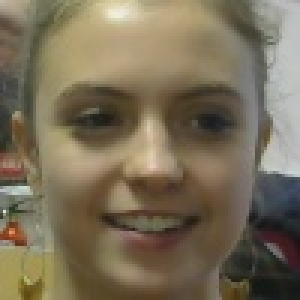
//> input picture face_recognition/test/180.jpg, 100 x 100 px, given in place of the camera (shown 3 times larger)
$ ./face_detection   (built with g++ and OpenCV 4)
//> lines starting //> are read from the running program, lines starting //| are printed output that depends on the picture; after the words box and inside, x2 and y2 are one past the last pixel; in counts of white or black regions, pixels touching at a corner belong together
/*
This code detect multiple faces in a image
If you want to save the faces images to build the faces database put the name of
  the forder name you want to create in parameter
If you don't want to save images, DON'T use parameter
*/

#include "opencv/highgui.h"
#include "opencv/cv.h"
#include <iostream>
#include <stdio.h>
#include <stdlib.h>
#include <string>
#include <sys/types.h>
#include <sys/stat.h>
#include <unistd.h>

using namespace std;
using namespace cv;

#define IMAGE_SIZE 200
#define SCALE_COEF 2.2

struct stat st = {0};

int nb_images = 0;

Mat detect_faces(Mat frame_origin, String folder, CascadeClassifier face_cascade, CascadeClassifier eyes_cascade);


int main(int argc, char const *argv[]) {

  VideoCapture capture;
  Mat frame;

  //check if parameter for folder name
  String folder = "./data2/";
  String instruction = "mkdir ";
  if(argc > 1){
    folder += (String)argv[1];
    instruction += folder;
    system(instruction.c_str());
    cout << folder << endl;
    mkdir(folder.c_str(), 0777);
  }

  //Create and load the face and eyes classifier
  CascadeClassifier face_cascade;
  CascadeClassifier eyes_cascade;

  if(!face_cascade.load("./file/haarcascade_frontalface_alt.xml")){
    printf("\tError loading face cascade !\n");
    return -1;
  };
  if(!eyes_cascade.load("./file/haarcascade_eye_tree_eyeglasses.xml")){
    printf("\tError loading eyes cascade !\n");
    return -1;
  };

  //Open the video stream
  capture.open(-1);
  if (!capture.isOpened()){
    printf("\tError opening video capture !\n");
    return -1;
  }

  //Create and setup the windows
  namedWindow("Origin", WINDOW_NORMAL);
  moveWindow("Origin", 0, 0);
  resizeWindow("Origin", 640, 480);
  namedWindow("Faces detection", WINDOW_NORMAL);
  moveWindow("Faces detection", 710, 0);
  resizeWindow("Faces detection", 640, 480);

  //Begin the image processing of the video stream
  while (capture.read(frame)){
//> frame is the input picture: 100 rows x 100 cols, CV_8UC3; mean B, G, R 87.8, 110.4, 121.9
    if(frame.empty()){
      printf("\tError while reading the video stream !");
      break;
    }

    //Detect the faces and the eyes using the 2 classifier
    Mat face_detected = detect_faces(frame, folder, face_cascade, eyes_cascade);

    imshow("Origin", frame);
    imshow("Faces detection", face_detected);

    int c = waitKey(10);
    if((char)c == 27)  //escape
      break;
  }

  destroyAllWindows();

  return 0;
}

/*
This fonction detect faces and eyes on frame_origin using face and eyes classifier
It return a image with the faces and eyes surrounded
*/
Mat detect_faces(Mat frame_origin, String folder, CascadeClassifier face_cascade, CascadeClassifier eyes_cascade){
//> called with folder = "./data2/"

  Mat frame ;
  frame_origin.copyTo(frame);

  std::vector<Rect> faces;
  Mat frame_gray;

  cvtColor(frame_origin, frame_gray, COLOR_BGR2GRAY);
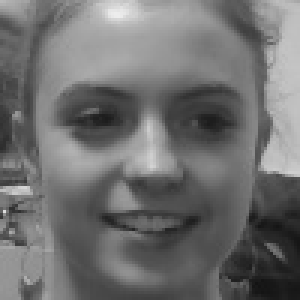
//> frame_gray: 100 rows x 100 cols, CV_8UC1 (shown 3 times larger); min 19, max 237, mean 111.3
  equalizeHist(frame_gray, frame_gray);
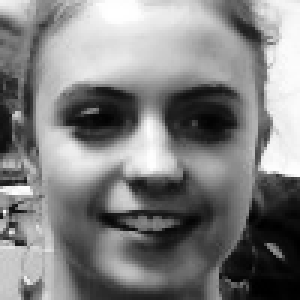
//> frame_gray: 100 rows x 100 cols, CV_8UC1 (shown 3 times larger); min 0, max 255, mean 128.4

  //Face detection
  face_cascade.detectMultiScale(frame_gray, faces, 1.1, 2, 0|CASCADE_SCALE_IMAGE, Size(30, 30));
//> faces = 1 Rect (x, y, width, height): [6, 5, 89, 89]

  int i, j;
  for(i = 0; i < faces.size(); i++){

    Point face_center(faces[i].x + faces[i].width/2, faces[i].y + faces[i].height/2);

    //Save the image of the face in the folder in parameter
    if(folder != "./data/"){
      Mat face_saved, face_saved_resized;
      frame_origin(faces[i]).copyTo(face_saved);
      resize(face_saved, face_saved_resized, cvSize(IMAGE_SIZE, IMAGE_SIZE));
      String file_name = folder;
      file_name += "/";
      stringstream ss;
      ss << nb_images++;
      file_name += ss.str();
      file_name += ".jpg";

      if(nb_images%5 == 0){
        cout << file_name << endl;
        imwrite(file_name, face_saved_resized);
      }
    }

    stringstream nbImg;
    nbImg << nb_images++;
    putText(frame, nbImg .str(), Point(10,25), CV_FONT_HERSHEY_DUPLEX, 0.8  , cvScalar(0,0,255), 1, CV_AA);

    int w2 = (int)(faces[i].width * SCALE_COEF);
    int h2 = (int)(faces[i].height * SCALE_COEF);

    //rectangle(frame, Point(face_center.x - (w2/2), face_center.y - (h2/2)), Point(face_center.x + (w2/2), face_center.y + (h2/2)), Scalar(255, 0, 255), 4);
    ellipse(frame, face_center, Size(faces[i].width/2, faces[i].height/2), 0, 0, 360, Scalar(255, 0, 255), 4, 8, 0);

    //Eyes detection
    Mat faceROI = frame_gray(faces[i]);
    std::vector<Rect> eyes;
    eyes_cascade.detectMultiScale(faceROI, eyes, 1.1, 2, 0 |CASCADE_SCALE_IMAGE, Size(30, 30));

    for(j = 0; j < eyes.size(); j++){
      Point eye_center(faces[i].x + eyes[j].x + eyes[j].width/2, faces[i].y + eyes[j].y + eyes[j].height/2);
      int radius = cvRound((eyes[j].width + eyes[j].height)*0.25);
      circle(frame, eye_center, radius, Scalar(255, 0, 0), 4, 8, 0);
    }
  }
//> this loop made 1 pass
//> (face_center, file_name, nb_images, w2, h2, eyes) on pass 1: (Point(50, 49), "./data2//0.jpg", 2, 195, 195, 1 Rect (x, y, width, height): [13, 13, 35, 35])
//> pass 1, in detect_faces, `frame_origin(faces[i]).copyTo(face_saved);`:
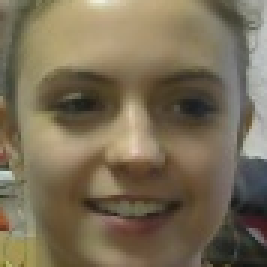
//> face_saved: 89 rows x 89 cols, CV_8UC3 (shown 3 times larger); mean B, G, R 86.1, 109.3, 121.6
//> pass 1, in detect_faces, `putText(frame, nbImg .str(), Point(10,25), CV_FONT_HERSHEY_DUPLEX, 0.8..`:
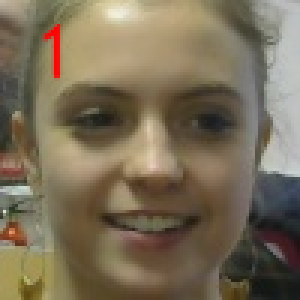
//> frame: 100 rows x 100 cols, CV_8UC3 (shown 3 times larger); 0.84% of pixels changed, all inside (x1, y1, x2, y2) = (14, 8, 21, 27)
//> pass 1, in detect_faces, `Mat faceROI = frame_gray(faces[i]);`:
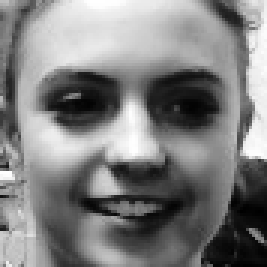
//> faceROI: 89 rows x 89 cols, CV_8UC1 (shown 3 times larger); min 0, max 255, mean 127.6
//> after the loop:
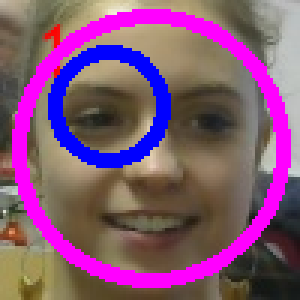
//> frame: 100 rows x 100 cols, CV_8UC3 (shown 3 times larger); 19.52% of pixels changed, all inside (x1, y1, x2, y2) = (4, 3, 97, 96)
//> after the loop, nb_images = 2
//> the Esc key is pressed

  return frame;
}

$ run again, on face_recognition/test/46.jpg
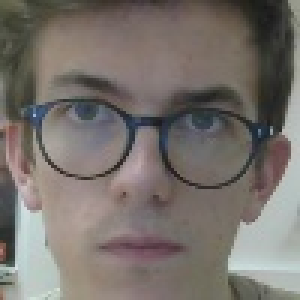
//> input picture face_recognition/test/46.jpg, 100 x 100 px, given in place of the camera (shown 3 times larger)
//> frame is the input picture: 100 rows x 100 cols, CV_8UC3; mean B, G, R 108.3, 113.4, 119.8
//> in detect_faces, `equalizeHist(frame_gray, frame_gray);`:
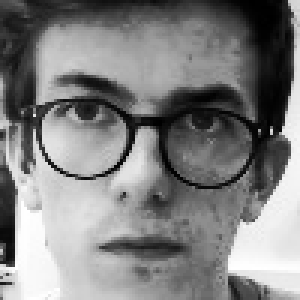
//> frame_gray: 100 rows x 100 cols, CV_8UC1 (shown 3 times larger); min 0, max 255, mean 128.6
//> faces = 1 Rect (x, y, width, height): [6, 4, 87, 87]
//> the loop in detect_faces, `for(i = 0; i < faces.size(); i++)` made 1 pass
//> (face_center, file_name, nb_images, w2, h2) on pass 1: (Point(49, 47), "./data2//0.jpg", 2, 191, 191)
//> after the loop in detect_faces, `for(i = 0; i < faces.size(); i++)`:
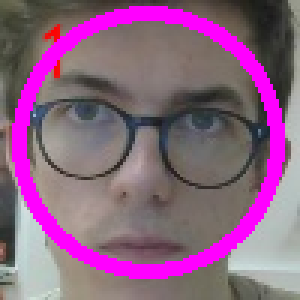
//> frame: 100 rows x 100 cols, CV_8UC3 (shown 3 times larger); mean B, G, R 128.6, 98.1, 138.3
//> after the loop in detect_faces, `for(i = 0; i < faces.size(); i++)`: nb_images = 2

$ run again, on face_recognition/test/62.jpg
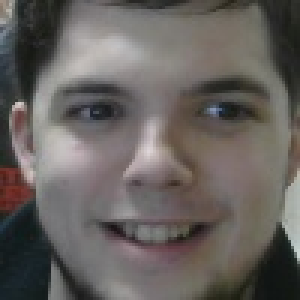
//> input picture face_recognition/test/62.jpg, 100 x 100 px, given in place of the camera (shown 3 times larger)
//> frame is the input picture: 100 rows x 100 cols, CV_8UC3; mean B, G, R 94.5, 97.8, 102.5
//> faces = 1 Rect (x, y, width, height): [7, 6, 84, 84]
//> the loop in detect_faces, `for(i = 0; i < faces.size(); i++)` made 1 pass
//> (face_center, file_name, nb_images, w2, h2, eyes) on pass 1: (Point(49, 48), "./data2//0.jpg", 2, 184, 184, 1 Rect (x, y, width, height): [10, 12, 35, 35])
//> pass 1, in detect_faces, `Mat faceROI = frame_gray(faces[i]);`:
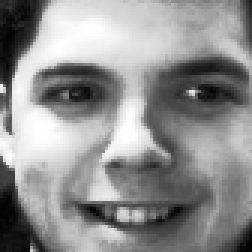
//> faceROI: 84 rows x 84 cols, CV_8UC1 (shown 3 times larger); min 0, max 255, mean 144.4
//> after the loop in detect_faces, `for(i = 0; i < faces.size(); i++)`:
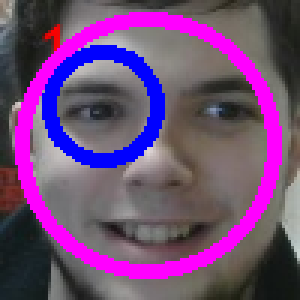
//> frame: 100 rows x 100 cols, CV_8UC3 (shown 3 times larger); mean B, G, R 119.2, 74.3, 111.5
//> after the loop in detect_faces, `for(i = 0; i < faces.size(); i++)`: nb_images = 2

$ run again, on face_recognition/test/quent.jpg
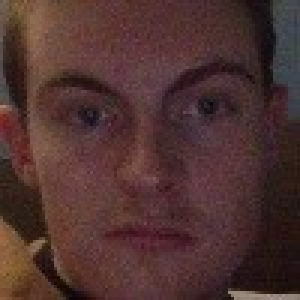
//> input picture face_recognition/test/quent.jpg, 100 x 100 px, given in place of the camera (shown 3 times larger)
//> frame is the input picture: 100 rows x 100 cols, CV_8UC3; mean B, G, R 48.5, 50.5, 78.9
//> in detect_faces, `equalizeHist(frame_gray, frame_gray);`:
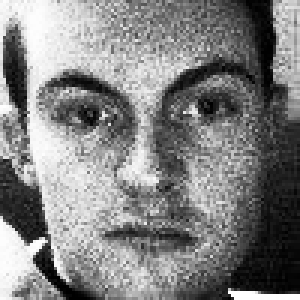
//> frame_gray: 100 rows x 100 cols, CV_8UC1 (shown 3 times larger); min 0, max 255, mean 129.4
//> faces = 1 Rect (x, y, width, height): [6, 8, 87, 87]
//> the loop in detect_faces, `for(i = 0; i < faces.size(); i++)` made 1 pass
//> (face_center, file_name, nb_images, w2, h2) on pass 1: (Point(49, 51), "./data2//0.jpg", 2, 191, 191)
//> after the loop in detect_faces, `for(i = 0; i < faces.size(); i++)`:
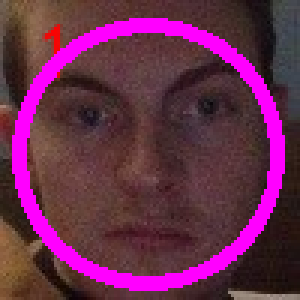
//> frame: 100 rows x 100 cols, CV_8UC3 (shown 3 times larger); mean B, G, R 76.9, 43.8, 103.6
//> after the loop in detect_faces, `for(i = 0; i < faces.size(); i++)`: nb_images = 2
